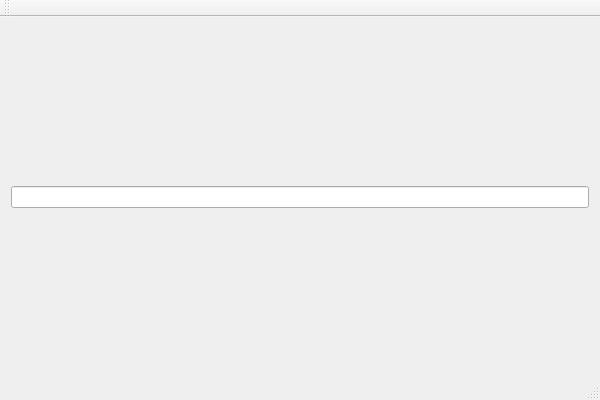
<?xml version="1.0" encoding="UTF-8"?>
<ui version="4.0">
 <class>QtWithCefClass</class>
 <widget class="QMainWindow" name="QtWithCefClass">
  <property name="geometry">
   <rect>
    <x>0</x>
    <y>0</y>
    <width>600</width>
    <height>400</height>
   </rect>
  </property>
  <property name="windowTitle">
   <string>QtWithCef</string>
  </property>
  <widget class="QWidget" name="centralWidget">
   <layout class="QVBoxLayout" name="mainLayout">
    <item>
     <widget class="QLineEdit" name="lineEdit"/>
    </item>
   </layout>
  </widget>
  <widget class="QMenuBar" name="menuBar">
   <property name="geometry">
    <rect>
     <x>0</x>
     <y>0</y>
     <width>600</width>
     <height>22</height>
    </rect>
   </property>
  </widget>
  <widget class="QToolBar" name="mainToolBar">
   <attribute name="toolBarArea">
    <enum>TopToolBarArea</enum>
   </attribute>
   <attribute name="toolBarBreak">
    <bool>false</bool>
   </attribute>
  </widget>
  <widget class="QStatusBar" name="statusBar"/>
 </widget>
 <layoutdefault spacing="6" margin="11"/>
 <resources>
  <include location="QtWithCef.qrc"/>
 </resources>
 <connections/>
</ui>
